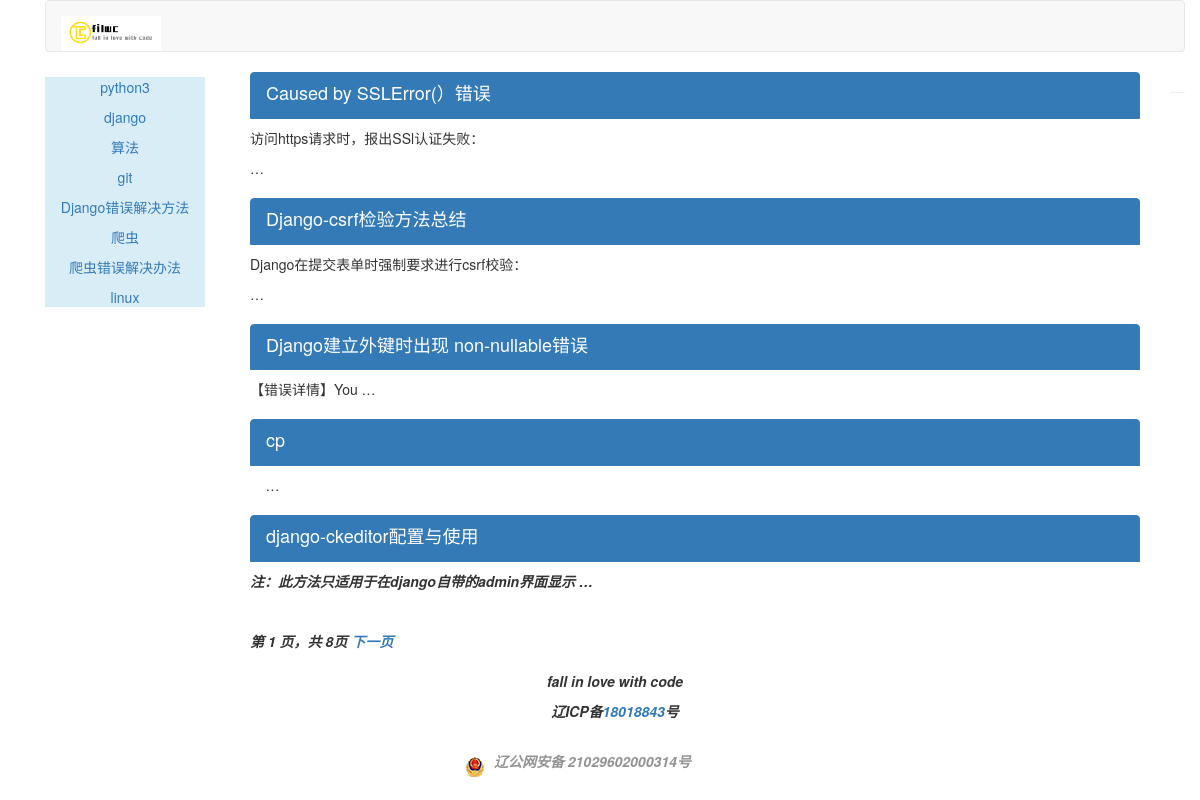
The page / on the database its author committed.
### article/models.py (models this page shows, shortened)
class ArticleColumn(models.Model):
    column = models.CharField(max_length = 200)
    created = models.DateField(auto_now_add = True)

class ArticlePost(models.Model):
    title = models.CharField(max_length = 200)
    slug = models.SlugField(max_length = 500)
    column = models.ForeignKey(ArticleColumn,related_name = "article_column")
    body = RichTextUploadingField()
    created = models.DateTimeField(default = timezone.now())
    updated = models.DateTimeField(auto_now = True)
    class Meta:
        ordering = ["title"]
        index_together = (('id','slug'),)
    def get_absolute_url(self):
        return reverse("blog:article_detail",args = [self.id,self.slug])

### blog/views.py (the view)
# urls.py: url(r'^$',views.blog,name = "blog"),
def blog(request):
    articles_list = ArticlePost.objects.all()
    columns = ArticleColumn.objects.all()
    paginator = Paginator(articles_list,5)
    page = request.GET.get('page')
    try:
        current_page = paginator.page(page)
        articles = current_page.object_list
    except PageNotAnInteger:
        current_page = paginator.page(1)
        articles = current_page.object_list
    except EmptyPage:
        current_page = paginator.page(paginator.num_pages)
        articles = current_page.object_list
    return render(request,"blog/blog.html",{"articles":articles,"columns":columns,"page":current_page})

### templates/blog/blog.html (shortened to what this page needs)
{% extends "blog/base.html" %}
{% block content %}
<div class="col-md-12">
    {% for article in articles %}
    <div class="list-group">
        <a href="{{ article.get_absolute_url }}" class="list-group-item active">
            <h4 class="list-group-item-heading">{{article.title}}</h4>
		</a>
        	{% autoescape off %}
        	<p class="list-group-item-text">{{article.body|truncatewords:'1'| linebreaks}}</p>
		{% endautoescape %}
    </div>
    {% endfor %}
{% include "paginator.html" %}
</div>
{% endblock %}

### templates/blog/leftslider.html
<div class = "bg-info">
	<div class = "text-center" style = "margin-top:5px">
			{% for column in columns %}
    		<p><a name = "sdsd" href = "{% url 'blog:article_list' column.column %}">{{ column.column }}</a></p>
			{% empty %}
			<p>还没有分类</p>
			{% endfor %}
	</div>
</div>

### rows shown on the page
ArticleColumn: column "python3"
ArticleColumn: column "django"
ArticleColumn: column "算法"
ArticleColumn: column "git"
ArticleColumn: column "Django错误解决方法"
ArticleColumn: column "爬虫"
ArticleColumn: column "爬虫错误解决办法"
ArticleColumn: column "linux"
ArticlePost: title "Caused by SSLError(）错误", body "访问https请求时，报出SSl认证失败： …"
ArticlePost: title "Django-csrf检验方法总结", body "Django在提交表单时强制要求进行csrf校验： …"
ArticlePost: title "Django建立外键时出现 non-nullable错误", body "【错误详情】You …"
ArticlePost: title "cp", body "…"
ArticlePost: title "django-ckeditor配置与使用", body "注：此方法只适用于在django自带的admin界面显示 …"

### other values the page prints
{{ page.number }} "1"
{{ page.paginator.num_pages }} "8"
